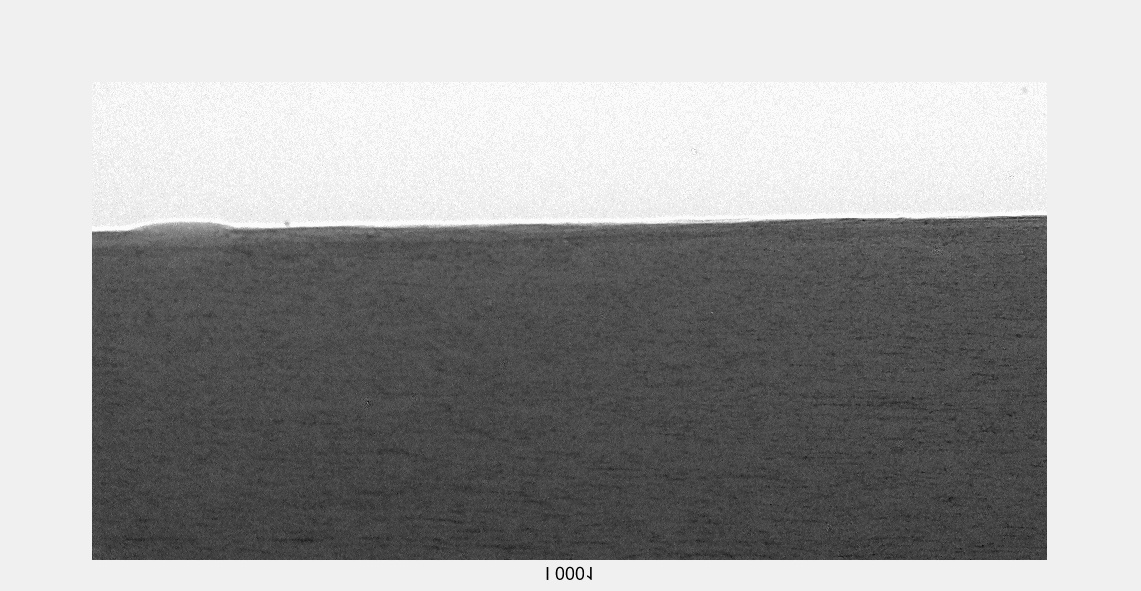
#> input picture HaiGF/plugins/annotation_tools/resources/000000.jpg, 1141 x 591 px
$ python -i tool.py   (imports and definitions only)
#> lines starting #> are read from the running program, lines starting #| are printed output that depends on the picture; after the words box and inside, x2 and y2 are one past the last pixel; in counts of white or black regions, pixels touching at a corner belong together
#> further down, picture is the input picture: shape (591, 1141, 3); min 0, max 255, mean 162.2
import cv2
import numpy as np

#图像增强类：用于改善图像的视觉效果，包括增强图像的对比度、亮度、色彩饱和度等函数。
class ImageEnhancement:
    def __init__(self):
        pass

    # [54 lines left out: functions adjust_contrast, adjust_brightness, adjust_saturation, not called in this run]

#图像滤波类：用于对图像进行平滑处理，包括高斯滤波、中值滤波、双边滤波等函数。平滑图像、去除噪声、增强边缘函数
class ImageFilter:
    def __init__(self):
        pass

    # [26 lines left out: functions smooth, denoise, not called in this run]

    @staticmethod
    def enhance_edges(img, sigma=0.33):
        """
        增强边缘
        :param img: 输入图像
        :param sigma: 控制边缘强度的参数
        :return: 增强边缘后的图像
        """
#> called with sigma = 0.33
        # 计算Canny边缘
        v = np.median(img)
#> v = 235
        lower = int(max(0, (1.0 - sigma) * v))
#> lower = 157
        upper = int(min(255, (1.0 + sigma) * v))
#> upper = 255
        edges = cv2.Canny(img, lower, upper)
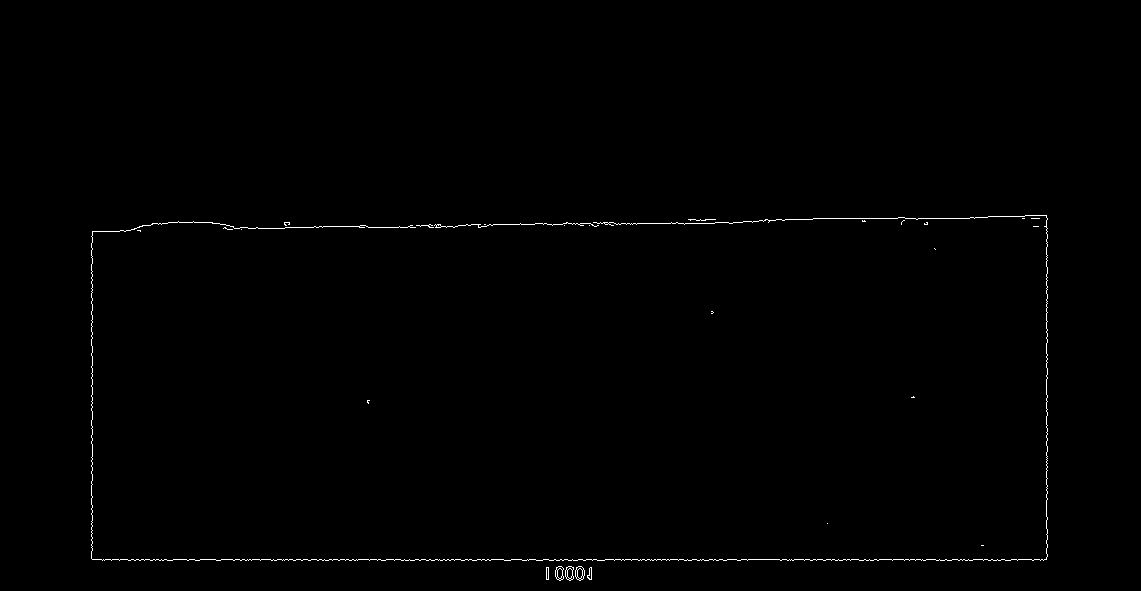
#> edges: shape (591, 1141); 0.44% white in thin lines or dots, all inside (x1, y1, x2, y2) = (91, 215, 1048, 581)

        # 增强边缘
        kernel = np.ones((3, 3), np.uint8)
        edges = cv2.dilate(edges, kernel)
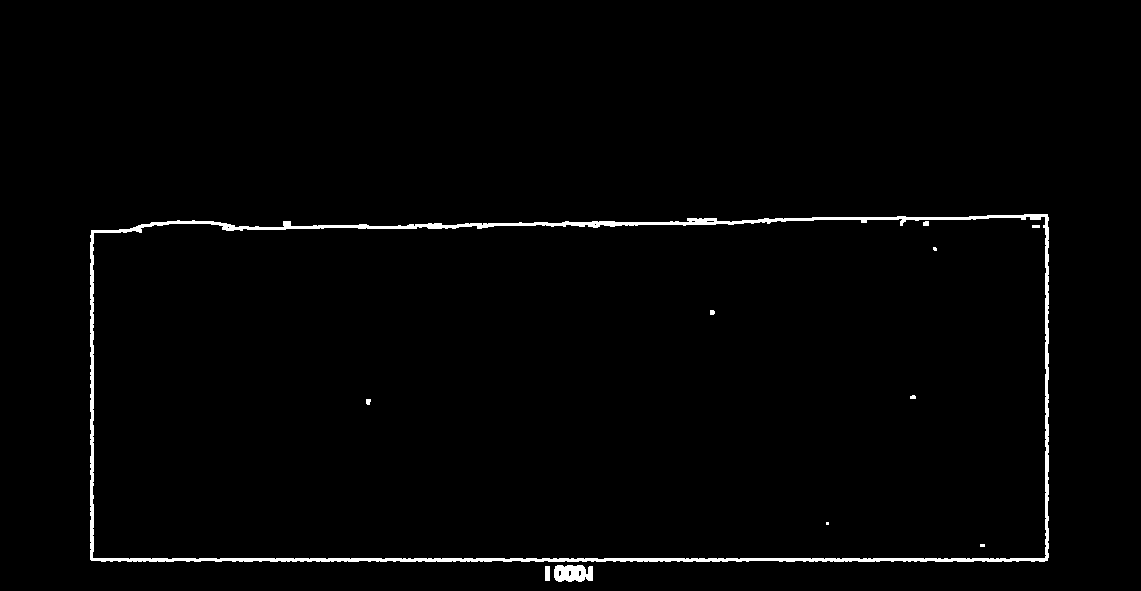
#> edges: shape (591, 1141); 1.5% white; 11 white regions (3 under 20 px), largest, box (x1, y1, x2, y2) and area: (90, 214, 1049, 562) 9239, (554, 565, 593, 582) 547, (545, 566, 550, 581) 75
        img_enhanced = cv2.bitwise_and(img, img, mask=edges)

        return img_enhanced

    # [43 lines left out: functions gaussian_blur, median_blur, bilateral_filter, not called in this run]


#图像分割类：用于对图像进行分割，包括基于颜色的分割、基于形状的分割、基于纹理的分割等函数。
class ImageSegmentation:
    def __init__(self):
        pass

    # [38 lines left out: functions color_based_segmentation, shape_based_segmentation, texture_based_segmentation, not called in this run]

#特征提取类：用于对图像进行特征提取，包括基于颜色的特征提取、基于角点的特征提取、基于形状的特征提取、基于边缘的特征提取、基于纹理的特征提取等函数。
class FeatureExtractor:
    # [64 lines left out: functions color_histogram, corner_detection, shape_detection, edge_detection, texture_analysis, not called in this run]

#目标检测与跟踪类：用于对图像进行目标检测与跟踪，包括基于颜色的目标检测与跟踪、基于形状的目标检测与跟踪、基于纹理的目标检测与跟踪等函数。
class ObjectDetection:
    def __init__(self):
        pass

    # [38 lines left out: functions color_based_detection, shape_based_detection, texture_based_detection, not called in this run]

>>> import cv2
>>> picture = cv2.imread('../../annotation_tools/resources/000000.jpg')
>>> result = ImageFilter().enhance_edges(picture)
